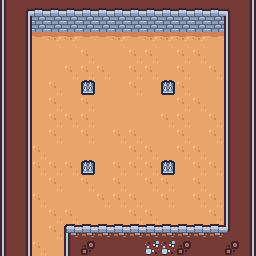

A level layout from a 2D game, rendered from its tile map. Below: a short description, then the map file with its tile-grid data intact:
An orthogonal 16x16 tile map with 16x16 px tiles, 1 tile layer (Tile Layer 1).

<map version="1.10" tiledversion="1.10.2" orientation="orthogonal" renderorder="left-down" width="16" height="16" tilewidth="16" tileheight="16" infinite="0" nextlayerid="2" nextobjectid="1">
 <editorsettings>
  <export target="boss_room.csv" format="csv" />
 </editorsettings>
 <tileset firstgid="1" source="dungeon-tileset.tsx" />
 <layer id="1" name="Tile Layer 1" width="16" height="16">
  <data encoding="csv">
148,134,135,135,135,135,135,135,135,135,135,135,135,135,136,146,
148,146,173,173,173,173,173,173,173,173,173,173,173,173,148,146,
148,146,183,184,184,183,183,184,183,184,184,184,184,183,148,146,
148,146,181,181,181,182,181,181,182,182,181,182,182,181,148,146,
148,146,181,181,182,182,182,181,182,182,181,182,181,182,148,146,
148,146,181,182,181,174,181,181,182,181,174,182,181,181,148,146,
148,146,181,182,181,182,181,181,181,181,181,182,182,181,148,146,
148,146,181,182,182,182,181,181,181,181,182,182,181,182,148,146,
148,146,181,182,181,182,181,182,182,181,181,182,181,182,148,146,
148,146,182,181,181,181,181,181,182,182,181,182,182,181,148,146,
148,146,182,182,182,174,181,182,182,182,174,181,182,182,148,146,
148,146,181,182,181,182,181,182,181,182,182,181,182,181,148,146,
148,146,182,181,181,181,182,182,182,181,182,181,182,182,148,146,
148,146,181,182,182,181,181,181,182,182,181,181,181,182,148,146,
148,146,181,182,137,159,159,159,159,159,159,159,159,159,160,146,
148,146,182,181,148,145,133,133,133,157,157,145,133,133,145,146
</data>
 </layer>
</map>